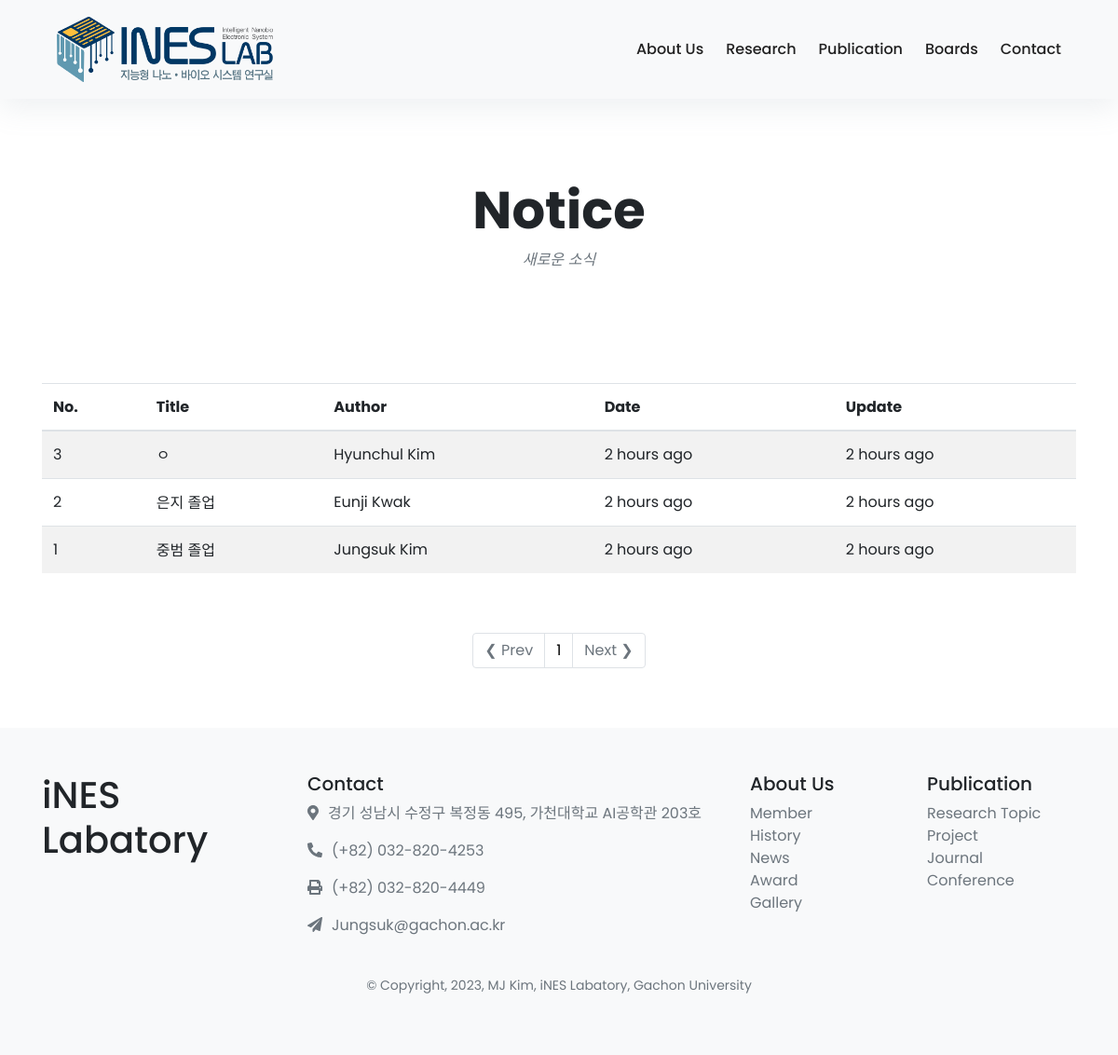
The page /notices/ on the database as committed earlier.
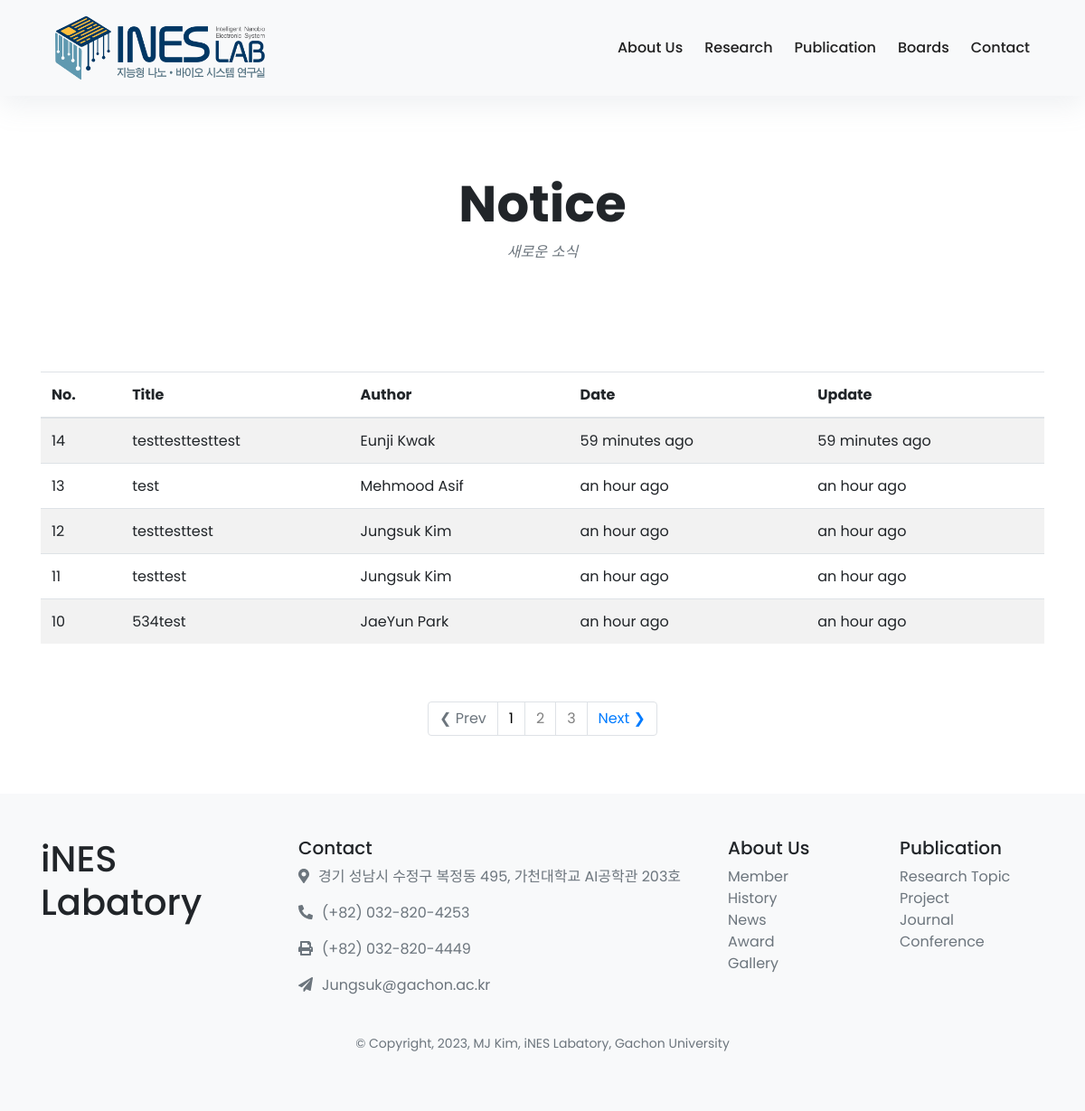
The same page on the database as committed later.
### notice/models.py (models this page shows, shortened)
class Notice(models.Model):
    title = models.CharField(max_length=255)
    created_at = models.DateTimeField(auto_now_add=True)
    updated_at = models.DateTimeField(auto_now=True)
    author = models.ForeignKey(member_list, on_delete=models.CASCADE, related_name='author')
    content = models.TextField()

### member/models.py (models this page shows)
class member_list(models.Model):
    DEGREE_CHOICES = [
        ('CA', 'Co-Advisor'),
        ('PR', 'Professor'),
        ('PD', 'Postdoc'),
        ('PHD', 'PhD'),
        ('MS', 'Master'),
        ('BS', 'Bachelor'),
    ]
    STATUS_CHOICES = [
        ('CU', 'Current'),
        ('AL', 'Alumni'),
    ]
    name = models.CharField(max_length=20, default="Name")
    email = models.EmailField(max_length=254, default="@gachon.ac.kr")
    main_photo = models.FileField(upload_to="upload/%Y/%m/%d/", blank=True)
    hobby_photo = models.FileField(upload_to="upload/%Y/%m/%d/", blank=True)
    motto = models.CharField(max_length=50, default="No data")
    department = models.CharField(max_length=50, default = "Department of Biomedical Engineering")
    degree = models.CharField(max_length=50, choices=DEGREE_CHOICES, default='BS')
    status = models.CharField(max_length=2, choices=STATUS_CHOICES, default='CU')
    def __str__(self):
        return self.name

### notice/views.py (the view)
# urls.py: path('', views.notice_list, name='notice_list'),
def notice_list(request):
    all_notices = Notice.objects.all().order_by('-created_at')
    page        = request.GET.get('page')
    paginator   = Paginator(all_notices, 5) #Painator(쿼리셋, 한 페이지에 몇 개의 포스트를 볼 지)
    notices     = paginator.get_page(page)
    try:
        page_obj = paginator.page(page) #Paginator객체 (뒤에 현재 페이지가 몇 페이지인지 나타냄)
    except PageNotAnInteger: #페이지를 입력하지 않을 시 발생되는 문제
        page     = 1
        page_obj = paginator.page(page)
    except EmptyPage:
        page    = paginator.num_pages #가장 마지막 page를 추출하여 갱신
        page_obj = paginator.page(page)
    leftIndex = (int(page) - 2)
    if leftIndex < 1:
        leftIndex = 1
    rightIndex = (int(page) + 2)
    if rightIndex > paginator.num_pages:
        rightIndex = paginator.num_pages
    custom_range = range(leftIndex, rightIndex+1)
    template = loader.get_template('../templates/labweb/notice.html')
    context = {
        'notices': notices,
        'page_obj':page_obj,
        'paginator': paginator,
        'custom_range': custom_range,
    }
    return HttpResponse(template.render(context, request))

### templates/labweb/notice.html (shortened to what this page needs)
{% extends 'labweb/base.html' %}
{% block content %}
{% load humanize %}
<div class="container py-5">
    <header class="text-center">
    <br><br><br><br><br><br>
    <h1 class="display-4 font-weight-bold">Notice</h1>
    <p class="font-italic text-muted mb-0">새로운 소식</p>
    <br><br><br>
  </header>
  <div class="row mt-5">
    <div class="col-12">
      <table class="table table-hover table-striped">
        <thead>
          <tr>
            <th>No.</th>
            <th>Title</th>
            <th>Author</th>
            <th>Date</th>
            <th>Update</th>
          </tr>
        </thead>
        <tbody>
          {% if notices %}
          {%for notice in notices%}
          <tr>
            <td>{{notice.id}}</td>
            <td>{{notice.title}}</td>
            <td>{{notice.author}}</td>
            <td>{{notice.created_at|naturaltime}}</td>
            <td>{{notice.updated_at|naturaltime}}</td>
          </tr>
          {% endfor %}
          {% endif %}
        </tbody>
      </table>
    </div>
  </div>
   <div class="row mt-5">
    <div class="col-12">
      <nav aria-label="Page navigation example">
       <ul class="pagination justify-content-center">
        {% if page_obj.has_previous %}
          <li class="page-item">
            <a class="page-link" href="?page={{page_obj.previous_page_number}}"> &#10094; Prev </a>
          </li>
        {% else %}
          <li class="page-item disabled">
            <a class="page-link" href="#"> &#10094;  Prev </a>
          </li>
        {% endif %}
        {%for page in custom_range%}
        {%if page == page_obj.number%}
          <li class="page-item">
            <a class="page-link" style="text-decoration:none; color: black;" href="?page={{page}}">{{page}}</a>
          </li>
        {%else%}
        <li class="page-item">
          <a class="page-link"  style="text-decoration:none; color: gray;" href="?page={{page}}">{{page}}</a>
        </li>
        {%endif%}
        {%endfor%}
        {% if page_obj.has_next %}
          <li class="page-item">
            <a class="page-link" href="?page={{ page_obj.next_page_number }}">Next &#10095;</a>
          </li>
        {% else %}
          <li class="page-item disabled">
            <a class="page-link" href="#">Next &#10095;</a>
          </li>
        {% endif %}
      </ul>
     </nav>
    </div>
  </div>
</div>
{% endblock %}

Rows that differ between the two databases and show on the page:
no longer on this page (row edited): Notice: id "3", title "ㅇ", author "Hyunchul Kim", created_at "2 hours ago", updated_at "2 hours ago"
no longer on this page (row unchanged): Notice: id "2", title "은지 졸업", author "Eunji Kwak", created_at "2 hours ago", updated_at "2 hours ago"
no longer on this page (row unchanged): Notice: id "1", title "중범 졸업", author "Jungsuk Kim", created_at "2 hours ago", updated_at "2 hours ago"
added Notice: id "14", title "testtesttesttest", author "Eunji Kwak", created_at "59 minutes ago", updated_at "59 minutes ago"
added Notice: id "13", title "test", author "Mehmood Asif", created_at "an hour ago", updated_at "an hour ago"
added Notice: id "12", title "testtesttest", author "Jungsuk Kim", created_at "an hour ago", updated_at "an hour ago"
added Notice: id "11", title "testtest", author "Jungsuk Kim", created_at "an hour ago", updated_at "an hour ago"
added Notice: id "10", title "534test", author "JaeYun Park", created_at "an hour ago", updated_at "an hour ago"
Other text that changed with them:
new list line: "2"
new list line: "3"
